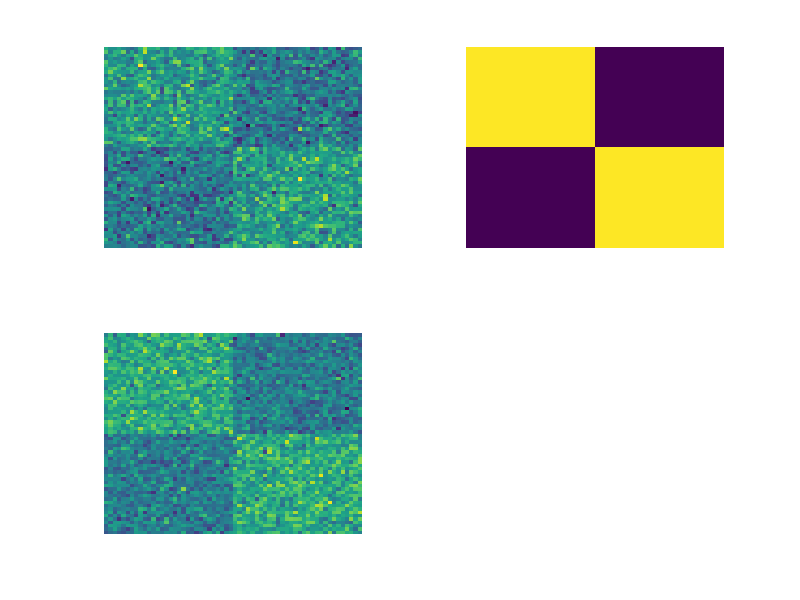

Recreate this plot in MATLAB. (Note: this script raises an error after producing the figure.)
clear all
close all
clc

param.analysis_figures_dir = cd;
pdf_file_name              = 'rdm';

scale = 1.2;
shift = 1;
a = [1 1 1 0 0 0;
    1 1 1 0 0 0;
    1 1 1 0 0 0;
    0 0 0 1 1 1;
    0 0 0 1 1 1;
    0 0 0 1 1 1];
b = scale * kron(a, ones(10)) + shift;
c = b + randn(size(b));
d = b + 0.7*randn(size(b));

subplot(221)
imagesc(c)
axis off
subplot(222)
imagesc(b)
axis off
subplot(223)
imagesc(d)
axis off

fig                 = gcf;
fig.PaperUnits      = 'centimeters';
fig.Position        = [100 100 200 200];
fig.PaperSize       = [10 10];
set(0, 'DefaultFigureRenderer', 'OpenGL');
print('-painters', '-dpdf', [ param.analysis_figures_dir '\' pdf_file_name '_MODELRDM.pdf'],'-r300')
